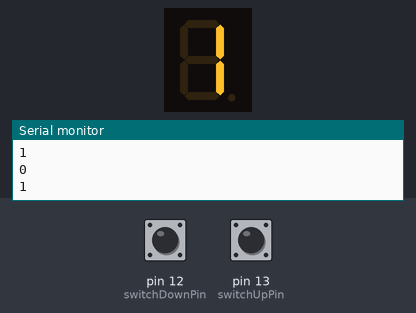
Recording of a sketch running on a simulated Arduino Uno, built with avr-gcc and run on an emulated ATmega328P. Parts: 1-digit seven-segment display, the last lines printed to the serial monitor. Wiring (inferred from the names in the program): 1-digit 7-segment display, segments lit when LOW: segments pin 2, pin 3, pin 4, pin 6, pin 7, pin 8, pin 9, pin 5. Inputs (shaded band) come from the test bench; at power-on: pin 12 (switchDownPin) HIGH, pin 13 (switchUpPin) HIGH. The segment pins are drawn as the display they are named for.

Above: at 2.2 s.
2.3 s: pin 12 (switchDownPin) pulled LOW for 0.85 s
At 3.32 s:
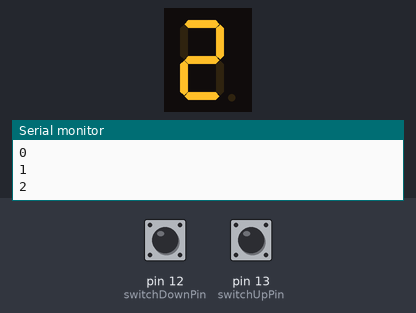
4.6 s: pin 12 (switchDownPin) pulled LOW for 0.85 s
At 5.77 s:
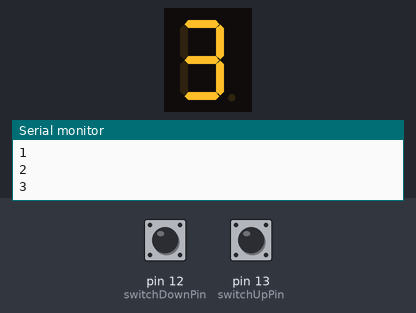
7.1 s: pin 13 (switchUpPin) pulled LOW for 3.2 s
At 9.1 s:
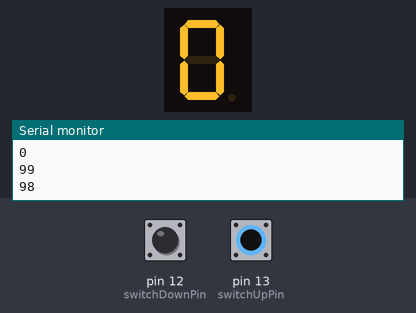
Timing chart, 0 to 10.6 s (numbered marks = the images above; inputs shaded):
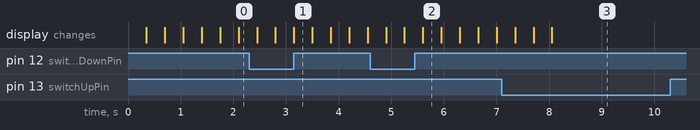

Measured:
- after the input at 2.3 s, the display: first differs from a run without the input after 0.85 s (image 1)
- after the input at 4.6 s, the display: first differs from a run without the input after 1.0 s (image 2)
- after the input at 7.1 s, the display: first differs from a run without the input after 0.60 s (image 3 shows a later state)

The sketch:

counter_7segment.ino
```cpp
int A = 2;
int B = 3;
int C = 4;
int D = 6;
int DP = 5;
int E = 7;
int F = 8;
int G = 9;

int switchUpPin = 13;
int switchDownPin = 12;
int counter = 0;
int buttonUpState = 0;
int lastButtonUpState = 0;
int buttonDownState = 0;
int lastButtonDownState = 0;

void setup()
{
  Serial.begin(9600);

  pinMode(A, OUTPUT);
  pinMode(B, OUTPUT);
  pinMode(C, OUTPUT);
  pinMode(D, OUTPUT);
  pinMode(E, OUTPUT);
  pinMode(F, OUTPUT);
  pinMode(G, OUTPUT);
  pinMode(DP, OUTPUT);
  pinMode(switchUpPin,INPUT_PULLUP);
  pinMode(switchDownPin,INPUT_PULLUP);


  digitalWrite(DP , HIGH);
}

void loop()
{
  buttonUpState = digitalRead(switchUpPin);
  buttonDownState = digitalRead(switchDownPin);

  if (buttonUpState != lastButtonUpState)
  {
    if (buttonUpState == HIGH)
    {
      if (counter == 100)
      {
        counter = -1;
      }
      counter++;
      Serial.println(counter);
      changeNumber(counter);
      delay(300);
    }
    else
    {
      Serial.println("OFF");
    }
    delay(50);
  }


  if (buttonDownState != lastButtonDownState)
  {
    if (buttonDownState == HIGH)
    {
      if (counter == 0)
      {
        counter = 100;
      }
      counter--;
      Serial.println(counter);
      changeNumber(counter);
      delay(300);
    }
    else
    {
      Serial.println("OFF");
    }
    delay(50);
  }
  changeNumber(counter);
}

void changeNumber(int buttonPress)
{
  switch (buttonPress)
  {
    //number 0
    case 0:
      digitalWrite(A, LOW);
      digitalWrite(B, LOW);
      digitalWrite(C, LOW);
      digitalWrite(D, LOW);
      digitalWrite(E, LOW);
      digitalWrite(F, LOW);
      digitalWrite(G, HIGH);
      break;
    //number 1
    case 1:
      digitalWrite(A, HIGH);
      digitalWrite(B, LOW);
      digitalWrite(C, LOW);
      digitalWrite(D, HIGH);
      digitalWrite(E, HIGH);
      digitalWrite(F, HIGH);
      digitalWrite(G, HIGH);
      break;
    //number 2
    case 2:
      digitalWrite(A, LOW);
      digitalWrite(B, LOW);
      digitalWrite(C, HIGH);
      digitalWrite(D, LOW);
      digitalWrite(E, LOW);
      digitalWrite(F, HIGH);
      digitalWrite(G, LOW);
      break;
    //number 3
    case 3:
      digitalWrite(A, LOW);
      digitalWrite(B, LOW);
      digitalWrite(C, LOW);
      digitalWrite(D, LOW);
      digitalWrite(E, HIGH);
      digitalWrite(F, HIGH);
      digitalWrite(G, LOW);
      break;
    //number 4
    case 4:
      digitalWrite(A, HIGH);
      digitalWrite(B, LOW);
      digitalWrite(C, LOW);
      digitalWrite(D, HIGH);
      digitalWrite(E, HIGH);
      digitalWrite(F, LOW);
      digitalWrite(G, LOW);
      break;
    //number 5
    case 5:
      digitalWrite(A, LOW);
      digitalWrite(B, HIGH);
      digitalWrite(C, LOW);
      digitalWrite(D, LOW);
      digitalWrite(E, HIGH);
      digitalWrite(F, LOW);
      digitalWrite(G, LOW);
      break;
    //number 6
    case 6:
      digitalWrite(A, LOW);
      digitalWrite(B, HIGH);
      digitalWrite(C, LOW);
      digitalWrite(D, LOW);
      digitalWrite(E, LOW);
      digitalWrite(F, LOW);
      digitalWrite(G, LOW);
      break;
    //number 7
    case 7:
      digitalWrite(A, LOW);
      digitalWrite(B, LOW);
      digitalWrite(C, LOW);
      digitalWrite(D, HIGH);
      digitalWrite(E, HIGH);
      digitalWrite(F, HIGH);
      digitalWrite(G, HIGH);
      break;
    //number 8
    case 8:
      digitalWrite(A, LOW);
      digitalWrite(B, LOW);
      digitalWrite(C, LOW);
      digitalWrite(D, LOW);
      digitalWrite(E, LOW);
      digitalWrite(F, LOW);
      digitalWrite(G, LOW);
      break;
    //number 9
    case 9:
      digitalWrite(A, LOW);
      digitalWrite(B, LOW);
      digitalWrite(C, LOW);
      digitalWrite(D, LOW);
      digitalWrite(E, HIGH);
      digitalWrite(F, LOW);
      digitalWrite(G, LOW);
      break;

      case 10:
      digitalWrite(A, LOW);
      digitalWrite(B, LOW);
      digitalWrite(C, LOW);
      digitalWrite(D, LOW);
      digitalWrite(E, HIGH);
      digitalWrite(F, LOW);
      digitalWrite(G, LOW);
      break;
  }

}
```
